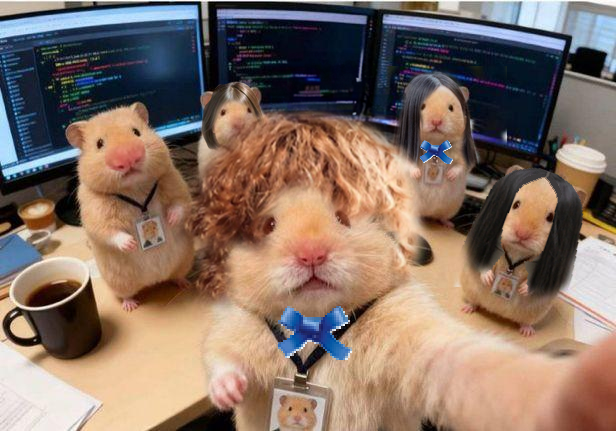
#> input picture images/1.png, 616 x 431 px, found by its file name
$ python img_resize.py
#> lines starting #> are read from the running program, lines starting #| are printed output that depends on the picture
#> in resize_and_save, img is the input picture: shape (431, 616, 3); mean B, G, R 101.6, 113.1, 133.7
import cv2
import numpy as np

def resize_with_padding(img, size=(1600, 1280), pad_color=(0,0,0)):
#> called with size = (1600, 1280), pad_color = (0, 0, 0)
    target_w, target_h = size  # width, height
    h, w = img.shape[:2]
#> h = 431; w = 616

    # 원본 비율 유지하며 스케일 계산
    scale = min(target_w / w, target_h / h)
#> scale = 2.6
    new_w = int(w * scale)
#> new_w = 1600
    new_h = int(h * scale)
#> new_h = 1119

    # 리사이즈
    resized = cv2.resize(img, (new_w, new_h))

    # 패딩 계산
    pad_w = target_w - new_w
#> pad_w = 0
    pad_h = target_h - new_h
#> pad_h = 161

    left = pad_w // 2
#> left = 0
    right = pad_w - left
#> right = 0
    top = pad_h // 2
#> top = 80
    bottom = pad_h - top
#> bottom = 81

    # 패딩 추가
    padded = cv2.copyMakeBorder(
        resized, top, bottom, left, right,
        cv2.BORDER_CONSTANT, value=pad_color
    )
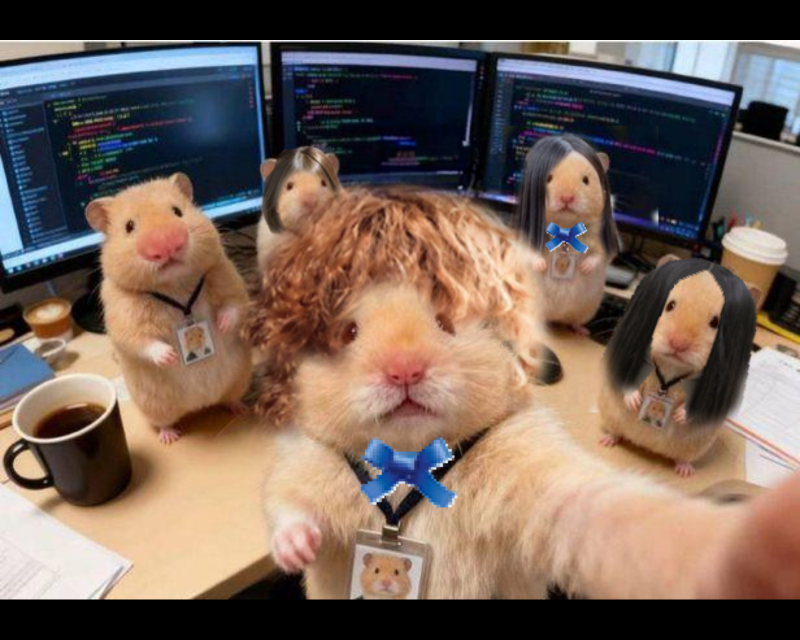
#> padded: shape (1280, 1600, 3) (shown at 1/2 size); mean B, G, R 88.7, 98.8, 116.8
    return padded


def resize_and_save(source_path: str, target_path: str, size=(1600, 1280), pad_color=(0,0,0)):
    img = cv2.imread(source_path)
    if img is None:
        raise FileNotFoundError(f"Cannot read image: {source_path}")

    out = resize_with_padding(img, size=size, pad_color=pad_color)
    cv2.imwrite(target_path, out)
    return target_path


if __name__ == "__main__":
    resize_and_save(
        source_path="images/1.png",
        target_path="output.png",
        size=(1600, 1280),
    )
